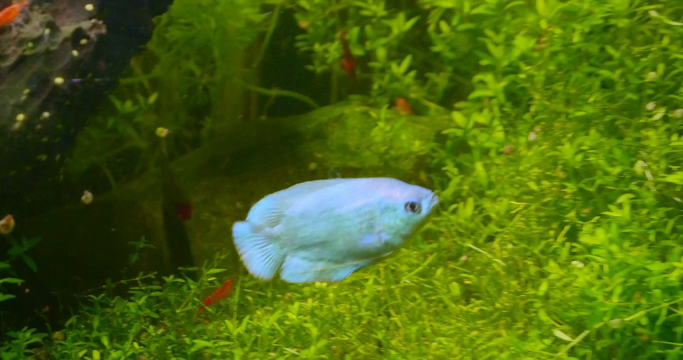
#> input picture frame 7 of Code/videos/poisson6_rogner.mp4, 1366 x 720 px (shown at 1/2 size)
$ python convert_2_frame.py
#> lines starting #> are read from the running program, lines starting #| are printed output that depends on the picture
import cv2

video_path = "videos/poisson6_rogner.mp4"

cap = cv2.VideoCapture(video_path)

if not cap.isOpened():
    print("Erreur lors de l'ouverture de la video")
    exit()

num_frames = int(cap.get(cv2.CAP_PROP_FRAME_COUNT))
print("Nombre total de frames dans la vidéo :", num_frames)

output_folder = "frames_video_poissons_6/"
if not cv2.os.path.exists(output_folder):
    cv2.os.makedirs(output_folder)

# Lire et enregistrer chaque frame
for frame_number in range(num_frames):
    ret, frame = cap.read()

    # Vérifier si la lecture du frame a réussi
    if not ret:
        print("Erreur lors de la lecture du frame.")
        break

    # Enregistrer le frame dans le dossier de sortie
    frame_filename = output_folder + f"frame_{frame_number:04d}.jpg"
    cv2.imwrite(frame_filename, frame)

    # Afficher la progression
    print(f"Enregistrement du frame {frame_number}/{num_frames}")


cap.release()

$ run again, starting later in the video
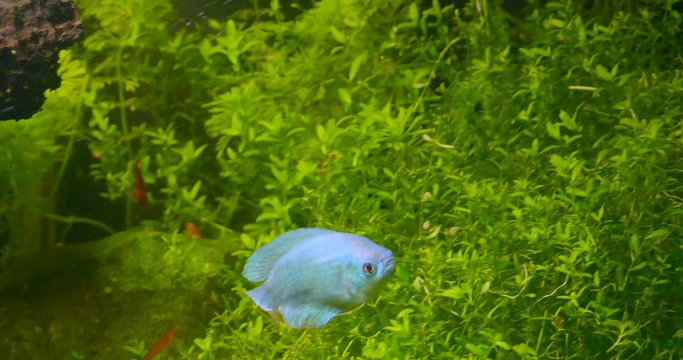
#> input picture frame 33 of Code/videos/poisson6_rogner.mp4, 1366 x 720 px (shown at 1/2 size)

$ run again, starting later in the video
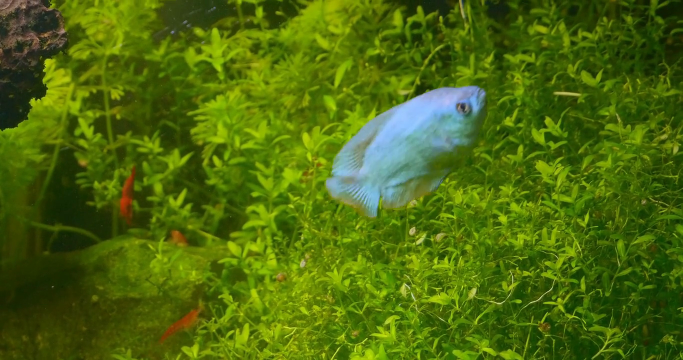
#> input picture frame 60 of Code/videos/poisson6_rogner.mp4, 1366 x 720 px (shown at 1/2 size)
#> the loop `for frame_number in range(num_frames):` made 16 passes
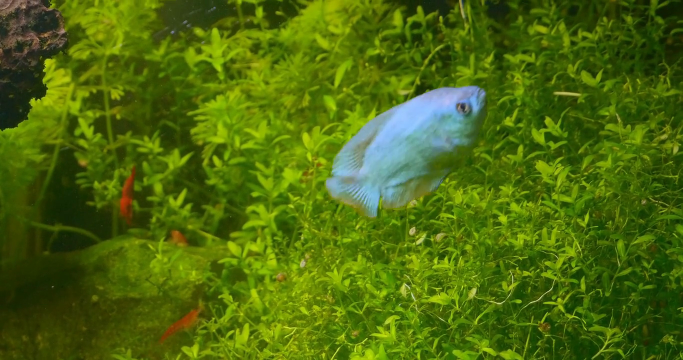
#> input picture frame 60 of Code/videos/poisson6_rogner.mp4, 1366 x 720 px (shown at 1/2 size)
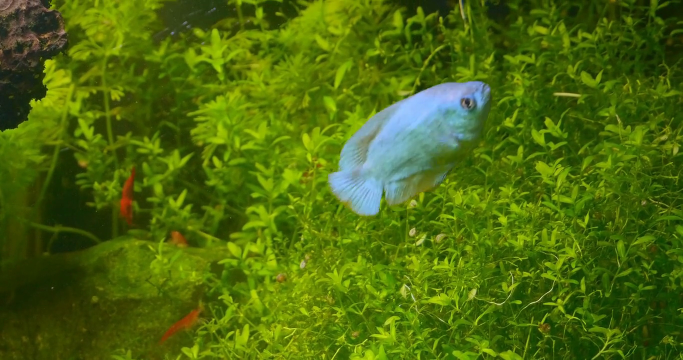
#> input picture frame 61 of Code/videos/poisson6_rogner.mp4, 1366 x 720 px (shown at 1/2 size)
#> pass 3, `ret, frame = cap.read()`:
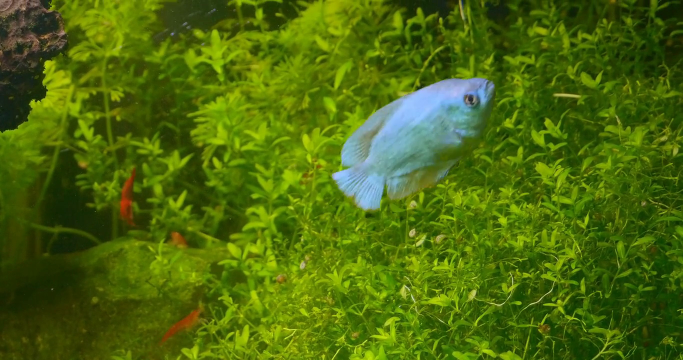
#> frame: shape (720, 1366, 3) (shown at 1/2 size); mean B, G, R 13.3, 104.9, 76.2
